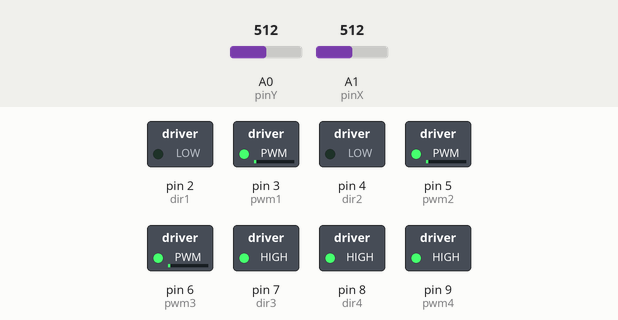
A sketch run on a simulated Arduino Uno, built with avr-gcc and run on an emulated ATmega328P. Shown: switched loads named in the sketch (green lamp = pin HIGH). Inputs (shaded band) come from the test bench; at power-on: A0 (pinY) = 512, A1 (pinX) = 512.

Above: at 1.2 s.
1.3 s: A0 (pinY) set to 531
At 2.1 s:
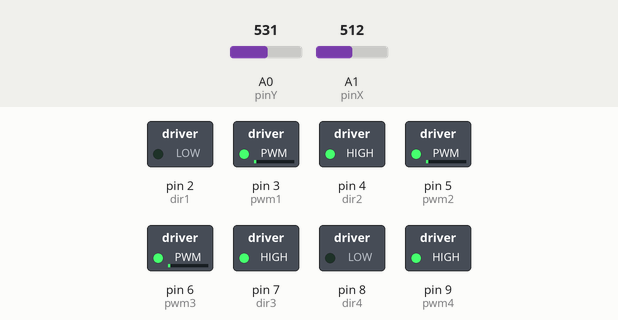
2.8 s: A1 (pinX) set to 541
At 3.3 s:
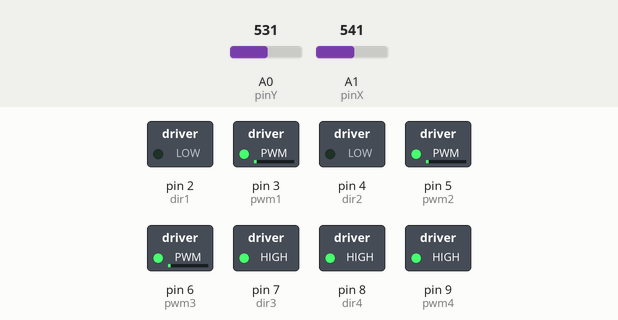
4.3 s: A1 (pinX) set to 716
At 5.5 s:
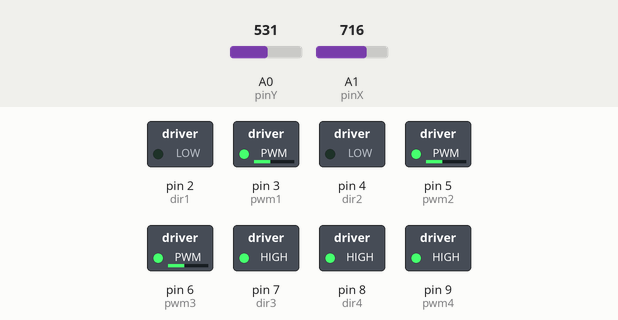
5.8 s: A0 (pinY) set to 699
7.3 s: A0 (pinY) set to 725
At 7.9 s:
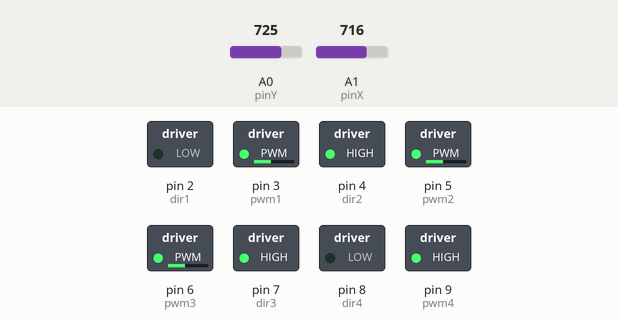
8.8 s: A1 (pinX) set to 900
At 10.2 s:
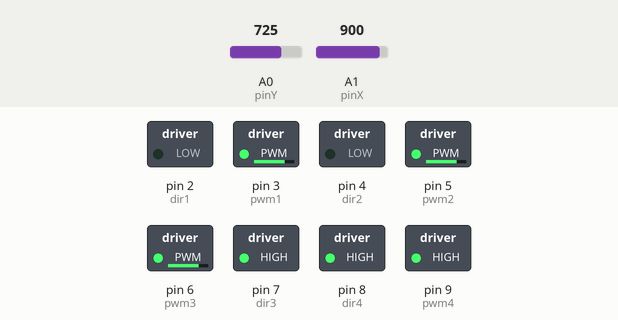
Timing chart, 0 to 11.3 s (numbered marks = the images above; inputs shaded):
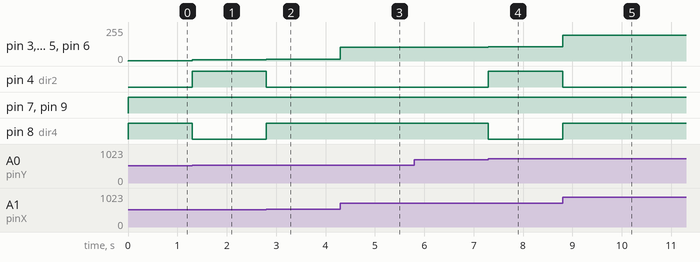

Measured:
- the behaviour switches between 512 and 513 on A0 (pinY) (found by bisection; images 0 and 1)
- the behaviour switches between 530 and 531 on A1 (pinX) (found by bisection; images 1 and 2)
- the behaviour switches between 716 and 717 on A0 (pinY) (found by bisection; images 3 and 4)
- after the input at 1.3 s, pin 3 (pwm1), pin 5 (pwm2), pin 6 (pwm3): 1/255 → 10/255 at once; pin 4 (dir2): LOW → HIGH at once; pin 8 (dir4): HIGH → LOW at once
- after the input at 2.8 s, pin 3 (pwm1), pin 5 (pwm2), pin 6 (pwm3): 10/255 → 15/255 at once; pin 4 (dir2): HIGH → LOW at once; pin 8 (dir4): LOW → HIGH at once
- after the input at 4.3 s, pin 3 (pwm1), pin 5 (pwm2), pin 6 (pwm3): 15/255 → 103/255 at once
- after the input at 5.8 s, every drawn part: stays the same
- after the input at 7.3 s, pin 3 (pwm1), pin 5 (pwm2), pin 6 (pwm3): 103/255 → 107/255 at once; pin 4 (dir2): LOW → HIGH at once; pin 8 (dir4): HIGH → LOW at once
- after the input at 8.8 s, pin 3 (pwm1), pin 5 (pwm2), pin 6 (pwm3): 107/255 → 195/255 at once; pin 4 (dir2): HIGH → LOW at once; pin 8 (dir4): LOW → HIGH at once

The sketch:

aryan_joystick_omni_wheels.ino
```cpp
// joystick control / omni wheels


#define pinX A1
#define pinY A0

#define dir1 2
#define pwm1 3
#define dir2 4
#define pwm2 5
#define dir3 7
#define pwm3 6
#define dir4 8
#define pwm4 9

#define initSpd 20
#define finalSpd 1023
#define joyIdle 512

int xVal;
int yVal;

void setup() {

  pinMode(pwm1, OUTPUT);
  pinMode(dir1, OUTPUT);
  pinMode(pwm2, OUTPUT);
  pinMode(dir2, OUTPUT);
  pinMode(pwm3, OUTPUT);
  pinMode(dir3, OUTPUT);
  pinMode(pwm4, OUTPUT);
  pinMode(dir4, OUTPUT);
  pinMode(pinX, INPUT);
  pinMode(pinY, INPUT);
  Serial.begin(9600);
}

void loop() {
xVal = analogRead(pinX);
  yVal = analogRead(pinY);
  int val = 0;
  int spd = 0;

// Assuming joystick origin at bottom right

  if(xVal >= yVal){
    if(xVal < joyIdle){
      val = joyIdle - xVal;
      spd = map(val, 0, (1023-joyIdle), 0, 255);
      drive(spd, 1, 1, 0, 0);
    }
    else if(xVal >= joyIdle){
      val = xVal - joyIdle;
      spd = map(val, joyIdle, 1023, 0, 255);
      drive(spd, 0, 0, 1, 1);
    }
  }
  else if(xVal < yVal){
    if(yVal < joyIdle){
      val = joyIdle - yVal;
      spd = map(val, 0, (1023-joyIdle), 0, 255);
      drive(spd, 1, 0, 0, 1);
    }
    else if(yVal >= joyIdle){
      val = yVal - joyIdle;
      spd = map(val, joyIdle, 1023, 0, 255);
      drive(spd, 0, 1, 1, 0);
    }
  }
}

int drive(int spd, int d1, int d2, int d3, int d4){
  analogWrite(pwm1, spd);
  analogWrite(pwm2, spd);
  analogWrite(pwm3, spd);
  analogWrite(pwm4, spd);
  digitalWrite(dir1, d1);
  digitalWrite(dir2, d2);
  digitalWrite(dir3, d3);
  digitalWrite(dir4, d4);
}
```
